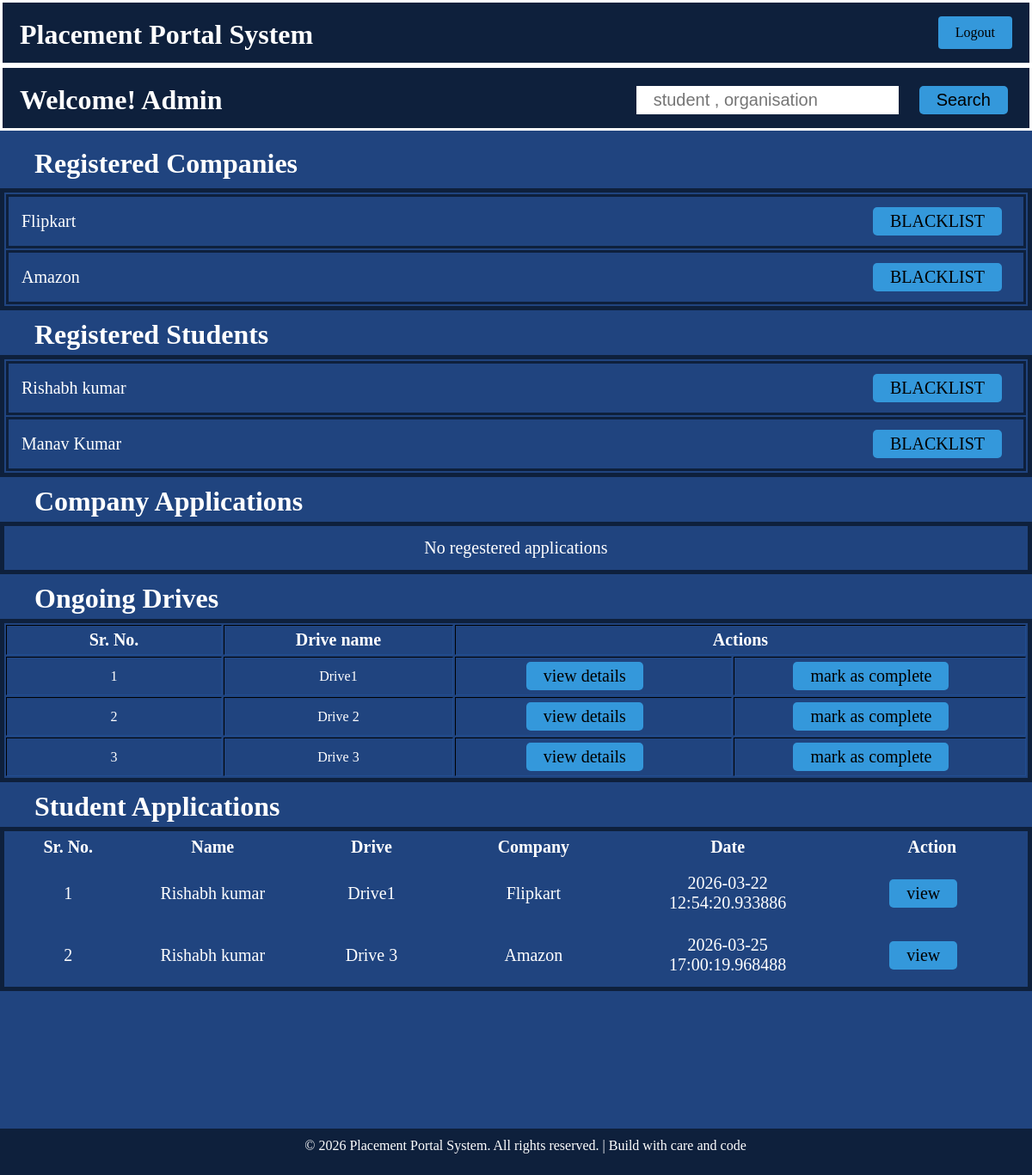
The page /admin_dash (signed in) on the database its author committed.
### models.py (models this page shows)
class User(db.Model):
    __tablename__ = 'users'
    id = db.Column(db.Integer , primary_key=True)
    name = db.Column(db.String(100) , nullable=False)
    email = db.Column(db.String(100) , nullable=False , unique=True)
    password = db.Column(db.String(100) , nullable=False , unique=True)
    role = db.Column(db.String(100) , nullable=False)
    contact = db.Column(db.Integer , nullable=False , unique=True)
    is_active = db.Column(db.String(50),default=True)
    is_blacklist = db.Column(db.Boolean, default=False)

class Drive(db.Model):
    __tablename__ = 'drive'
    id = db.Column(db.Integer , primary_key=True)
    user_id = db.Column(db.Integer , db.ForeignKey('users.id') , nullable=False)
    drive_name = db.Column(db.String(100) , nullable=False)
    company_id = db.Column(db.Integer , nullable=False)
    job_title = db.Column(db.String(100) , nullable=False)
    job_description = db.Column(db.String(100) , nullable=True)
    eligibilty = db.Column(db.String(100) , nullable=False)
    deadline = db.Column(db.DateTime)
    status = db.Column(db.String , default="pending")
    user = db.relationship('User', backref='drives')

class Application(db.Model):
    __tablename__ = 'application'
    id = db.Column(db.Integer , primary_key=True)
    student_name = db.Column(db.String , nullable=False)
    student_id = db.Column(db.Integer , nullable=False)
    drive_id = db.Column(db.Integer , db.ForeignKey('drive.id') , nullable=False)
    date = db.Column(db.DateTime , default = datetime.utcnow)
    status = db.Column(db.String , default="applied")
    drive = db.relationship('Drive', backref='applications')

class Profile(db.Model):
    __tablename__ = 'profile'
    company_id = db.Column(db.Integer , db.ForeignKey('drive.company_id') , primary_key=True)
    user_id = db.Column(db.Integer , db.ForeignKey('users.id') , nullable=False)
    company_name = db.Column(db.String(100) , nullable=False, unique=True)
    Hr_contact = db.Column(db.Integer , nullable=False , unique=True)
    website = db.Column(db.String(100) , nullable=False , unique=True)
    Status = db.Column(db.String , default="pending")
    user = db.relationship('User', backref=db.backref('profile', uselist=False))
    drive = db.relationship('Drive', backref='profile')

### app.py (the view)
@app.route('/admin_dash' , methods=['GET','POST'])
def admin_dash():
    if session.get('role') != "admin":
        return redirect(url_for('index'))
    query = User.query.filter_by(role='company')
    companies = query.distinct().all()
    students = User.query.filter_by(role='student').distinct().all()
    applications = Profile.query.filter_by(Status='pending').distinct().all()
    drives = Drive.query.distinct().all()
    drive=aliased(Drive)
    profile=aliased(Profile)
    details = db.session.query(
        Application.id,
        Application.student_name,
        Application.date,
        drive.job_description.label('job_description'),
        drive.job_title.label('job_title'),
        drive.drive_name.label('drive_name'),
        profile.company_name
    ).select_from(Application).join(drive,Application.drive_id==drive.id).join(profile,profile.user_id==drive.user_id).all()
    stu_applications = []
    for detail in details:
        stu_applications.append({
            'id':detail.id,
            'student_name':detail.student_name,
            'department':detail.job_description,
            'job_title':detail.job_title,
            'drive_name':detail.drive_name,
            'company_name':detail.company_name,
            'date':detail.date
        })
    return render_template('admin_dash.html' , companies=companies , students=students, applications=applications, drives=drives, stu_applications=stu_applications)

### templates/admin_dash.html (shortened to what this page needs)
{% extends "base.html" %}
{% block content %}
<div class="contain">
    <div class="ban flex">
        <h1>Welcome! Admin</h1>
        <form class="navigation" method="GET" action="/admin/search">
            <input name='search_query' type="search" class="search" placeholder="student , organisation" value="{{search_query or ''}}">
            <button type="submit" class="btn">Search</button>
        </form>
    </div>
    <div class="comapny-banner">
        <div style="display: flex; justify-content: space-between; padding-top:10px; padding-bottom:5px">
            <h1><span style="color: white;padding-left:20px;">Registered Companies</span></h1>
        </div>
        <div class="com-list">
            <table>
                {% if companies %}
                {% for company in companies %}
                <tr>
                    <td style="border: 3px solid rgb(14, 32, 60);">
                        <div style="display: flex; justify-content: space-between; align-items: center;">
                            <div style="color:white; padding:12px 10px; font-size:20px;">{{ company.name }}</div>
                            <div>
                                {% if company.is_blacklist %}
                                    <a href="{{url_for('un_blacklist_company' ,id=company.id)}}">REMOVE BLACKLIST</a>
                                {% else %}
                                    <a href="{{url_for('blacklist_company' ,id=company.id)}}">BLACKLIST</a>
                                {% endif %}
                            </div>
                        </div>
                    </td>
                </tr>
                {% endfor %}
                {% else %}
                <tr class="application_td">
                    <td colspan="5" style="color: white;">No Company regestered</td>
                </tr>
                {% endif %}
            </table>
        </div>
    </div>
    <div class="patient-banner">
        <h1><span style="color: white;padding-left:20px;">Registered Students</span></h1>
        <div class="patient-list">
            <table>
                {% if students %}
                {% for student in students %}
                <tr>
                    <td style="border: 3px solid rgb(14, 32, 60);">
                        <div style="display: flex; justify-content: space-between; align-items: center;">
                            <div style="color:white; padding:12px 10px; font-size:20px;">{{ student.name }}</div>
                            <div>
                                {% if student.is_blacklist %}
                                    <a href="{{url_for('un_blacklist_student' ,id=student.id)}}">REMOVE BLACKLIST</a>
                                {% else %}
                                    <a href="{{url_for('blacklist_company' ,id=student.id)}}">BLACKLIST</a>
                                {% endif %}
                            </div>
                        </div>
                    </td>
                </tr>
                {% endfor %}
                {% else %}
                <tr class="application_td">
                    <td colspan="5" style="color: white;">No students regestered</td>
                </tr>
                {% endif %}
            </table>
        </div>
    </div>
    <div class="patient-banner">
        <h1><span style="color: white;padding-left:20px;">Company Applications</span></h1>
        <div class="patient-list">
            <table>
                {% if applications %}
                {% for application in applications %}
                <tr>
                    <td style="border: 3px solid rgb(14, 32, 60);">
                        <div style="display: flex; justify-content: space-between; align-items: center;">
                            <div style="color:white; padding:12px 10px; font-size:20px;">{{ application.company_name }}</div>
                            <a href="{{url_for('approve_company',id=application.company_id)}}">{{ (application.Status).upper() }}</a>
                        </div>
                    </td>
                </tr>
                {% endfor %}
                {% else %}
                <tr class="application_td">
                    <td colspan="5" style="color: white;">No regestered applications</td>
                </tr>
                {% endif %}
            </table>
        </div>
    </div>
    <div class="drive-banner">
        <h1><span style="color: white;padding-left:20px;">Ongoing Drives</span></h1>
        <table border="2">
            {% if drives %}
                <tr class="application_td_1">
                    <th>Sr. No.</th>
                    <th>Drive name</th>
                    <th colspan="2">Actions</th>
                </tr>
                {% for drive in drives %}
                <tr class="application_td_1">
                    <td>{{drive.id}}</td>
                    <td>{{drive.drive_name}}</td>
                    <td><a href="{{url_for('view_details',id=drive.id)}}">view details</a></td>
                    <td><a href="{{url_for('drive_approve',id=drive.id)}}">mark as complete</a></td>
                </tr>
                {% endfor %}
            {% else %}
            <tr class="application_td">
                <td colspan="5" style="color: white;">No pending drives</td>
            </tr>
            {% endif %}
        </table>
    </div>
    <div class="application-banner">
        <h1><span style="color: white;padding-left:20px;">Student Applications</span></h1>
        <table>
            {% if stu_applications %}
                <tr>
                    <th>Sr. No.</th>
                    <th>Name</th>
                    <th>Drive</th>
                    <th>Company</th>
                    <th>Date</th>
                    <th>Action</th>
                </tr>
                {% for application in stu_applications %}
                <tr class="application_td">
                    <td>{{ application.id}}</td>
                    <td>{{ application.student_name}}</td>
                    <td>{{ application.drive_name}}</td>
                    <td>{{ application.company_name}}</td>
                    <td>{{ application.date}}</td>
                    <td><a href="{{url_for('stu_application',app_id=application.id,job=application.job_title)}}">view</a></td>
                </tr>
                {% endfor %}
            {% else %}
            <tr class="application_td">
                <td colspan="5" style="color: white;">No pending applications</td>
            </tr>
            {% endif %}
        </table>
    </div>
</div>
{% endblock %}

### templates/base.html (shortened to what this page needs)
<!DOCTYPE html>
<html lang="en">
<head>
</head>
<body>
    <div class="main">
        <div class="banner flex">
            <h1>Placement Portal System</h1>
            <nav class="navigation">
                {% if not session.get('role') %}
                <a href="{{url_for("login")}}" class="btn">Login</a>
                <a href="{{url_for("register")}}" class="btn">SignIn</a>
                {% elif session.get('role') == 'admin' %}
                <a href="{{url_for("logout")}}" class="btn">Logout</a>
                {% elif session.get('role') == 'company' %}
                <a href="{{url_for("logout")}}" class="btn">Logout</a>
                {% elif session.get('role') == 'student' %}
                <a href="{{url_for("logout")}}" class="btn">Logout</a>
                {% endif %}
            </nav>
        </div>
    </div>
    {% block content%}
    {% endblock %}
    <footer class="foot">
        <p>&copy; 2026 Placement Portal System. All rights reserved. | Build with care and code</p>
    </footer>
</body>
</html>

### templates/base.html (style rules this page uses)
* { margin: 0; padding: 0; text-decoration: none; list-style: none; }
.flex { display: flex; justify-content: space-between; align-items: center; }
.banner { height: 70px; color: white; border: 3px solid white; background-color: rgb(14, 32, 60); }
a.btn { display: inline-block; padding: 10px 20px; background-color: #3498db; color: black; text-decoration: none; border-radius: 4px; font-size: 1rem; text-align: center; transition: all 0.3s ease; margin-right: 20px; }
.foot { height: 40px; color: white; border: 3px solid rgb(14, 32, 60); padding-left: 20px; background-color: rgb(14, 32, 60); text-align: center; padding-top: 8px; width: 98%; margin-top: 80px; }
h1 { padding-left: 20px; }

### templates/admin_dash.html (style rules this page uses)
* { margin: 0; padding: 0; text-decoration: none; list-style: none; }
.flex { display: flex; justify-content: space-between; align-items: center; }
body { background-color: rgb(32, 68, 127); height: 200px; }
.ban { height: 70px; color: white; border: 3px solid white; background-color: rgb(14, 32, 60); }
input { font-size: 20px; margin-left: 20px; margin-top: 10px; margin-bottom: 5px; padding: 5px 20px; border: none; }
button { font-size: 20px; margin-left: 20px; margin-top: 10px; margin-bottom: 5px; background-color: #3498db; border: none; border-radius: 5px; padding: 5px 20px; margin-right: 25px; }
h1 { padding-left: 20px; margin-top: 10px; margin-bottom: 5px; }
a { display: inline-block; padding: 5px 20px; background-color: #3498db; color: black; text-decoration: none; border-radius: 5px; font-size: 20px; text-align: center; transition: all 0.3s ease; margin-right: 20px; }
table { border: 5px solid rgb(14, 32, 60); }
td { width: 1500px; text-align: center; padding: 5px 5px; color: white; }
th { width: 1500px; color: white; padding: 5px 5px; font-size: 20px; }
.contain { background-color: rgb(32, 68, 127); }
.application_td td { color:white; padding:12px 10px; font-size:20px; }
.application-banner { margin-bottom: 160px; }

### rows shown on the page
User: name "Flipkart"
User: name "Amazon"
User: name "Rishabh kumar"
User: name "Manav Kumar"
Drive: id "1", drive_name "Drive1"
Drive: id "2", drive_name "Drive 2"
Drive: id "3", drive_name "Drive 3"
Application: id "1", student_name "Rishabh kumar", drive_name "Drive1", company_name "Flipkart", date "2026-03-22 12:54:20.933886"
Application: id "2", student_name "Rishabh kumar", drive_name "Drive 3", company_name "Amazon", date "2026-03-25 17:00:19.968488"
